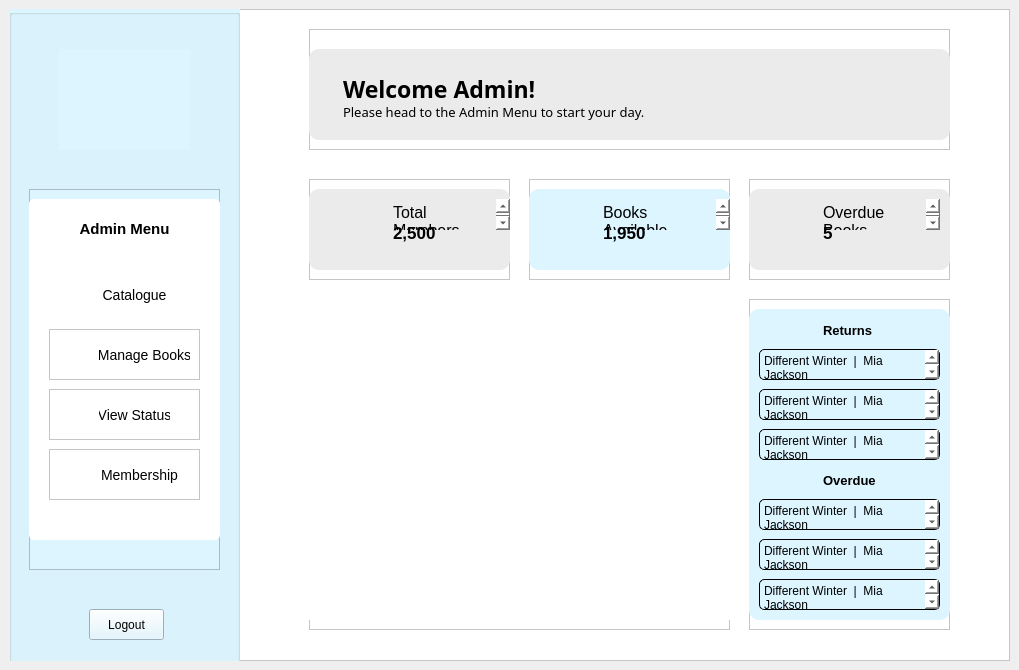
<?xml version="1.0" encoding="UTF-8"?>
<ui version="4.0">
 <class>AdminHome</class>
 <widget class="QMainWindow" name="AdminHome">
  <property name="geometry">
   <rect>
    <x>0</x>
    <y>0</y>
    <width>1019</width>
    <height>670</height>
   </rect>
  </property>
  <property name="windowTitle">
   <string>MainWindow</string>
  </property>
  <widget class="QWidget" name="centralwidget">
   <layout class="QVBoxLayout" name="verticalLayout">
    <item>
     <widget class="QFrame" name="frame">
      <property name="styleSheet">
       <string notr="true">background: white;</string>
      </property>
      <property name="frameShape">
       <enum>QFrame::StyledPanel</enum>
      </property>
      <property name="frameShadow">
       <enum>QFrame::Raised</enum>
      </property>
      <widget class="QGroupBox" name="menuPanel">
       <property name="geometry">
        <rect>
         <x>0</x>
         <y>0</y>
         <width>231</width>
         <height>671</height>
        </rect>
       </property>
       <property name="styleSheet">
        <string notr="true">background: rgb(220, 245, 255);</string>
       </property>
       <property name="title">
        <string/>
       </property>
       <widget class="QLabel" name="logo">
        <property name="geometry">
         <rect>
          <x>50</x>
          <y>40</y>
          <width>131</width>
          <height>101</height>
         </rect>
        </property>
        <property name="text">
         <string/>
        </property>
        <property name="pixmap">
         <pixmap resource="Resources.qrc">:/images/logo.png</pixmap>
        </property>
        <property name="scaledContents">
         <bool>true</bool>
        </property>
       </widget>
       <widget class="QPushButton" name="pushButton">
        <property name="geometry">
         <rect>
          <x>80</x>
          <y>600</y>
          <width>75</width>
          <height>31</height>
         </rect>
        </property>
        <property name="styleSheet">
         <string notr="true">QPushButton:hover {
	color: rgb(106, 146, 255);
}</string>
        </property>
        <property name="text">
         <string>Logout</string>
        </property>
       </widget>
       <widget class="QFrame" name="menu">
        <property name="geometry">
         <rect>
          <x>20</x>
          <y>180</y>
          <width>191</width>
          <height>381</height>
         </rect>
        </property>
        <property name="frameShape">
         <enum>QFrame::StyledPanel</enum>
        </property>
        <property name="frameShadow">
         <enum>QFrame::Raised</enum>
        </property>
        <widget class="QListWidget" name="listWidget_2">
         <property name="geometry">
          <rect>
           <x>0</x>
           <y>10</y>
           <width>191</width>
           <height>341</height>
          </rect>
         </property>
         <property name="styleSheet">
          <string notr="true">background: white;
border-radius: 5px;</string>
         </property>
         <property name="frameShadow">
          <enum>QFrame::Raised</enum>
         </property>
        </widget>
        <widget class="QFrame" name="catalogue_1">
         <property name="geometry">
          <rect>
           <x>20</x>
           <y>80</y>
           <width>151</width>
           <height>51</height>
          </rect>
         </property>
         <property name="styleSheet">
          <string notr="true">background: white;
border-radius: 5px;</string>
         </property>
         <property name="frameShape">
          <enum>QFrame::StyledPanel</enum>
         </property>
         <property name="frameShadow">
          <enum>QFrame::Raised</enum>
         </property>
         <widget class="QLabel" name="label_5">
          <property name="geometry">
           <rect>
            <x>10</x>
            <y>10</y>
            <width>31</width>
            <height>31</height>
           </rect>
          </property>
          <property name="text">
           <string/>
          </property>
          <property name="pixmap">
           <pixmap resource="Resources.qrc">:/images/Icons/books.png</pixmap>
          </property>
          <property name="scaledContents">
           <bool>true</bool>
          </property>
         </widget>
         <widget class="QPushButton" name="catalogue">
          <property name="geometry">
           <rect>
            <x>50</x>
            <y>10</y>
            <width>71</width>
            <height>31</height>
           </rect>
          </property>
          <property name="styleSheet">
           <string notr="true">QPushButton {
background: transparent;
font-size: 14px;
border: none;
}

QPushButton:hover {
	color: rgb(124, 204, 241);
}</string>
          </property>
          <property name="text">
           <string>Catalogue</string>
          </property>
          <property name="autoDefault">
           <bool>false</bool>
          </property>
         </widget>
        </widget>
        <widget class="QFrame" name="manageBooks_1">
         <property name="geometry">
          <rect>
           <x>20</x>
           <y>140</y>
           <width>151</width>
           <height>51</height>
          </rect>
         </property>
         <property name="styleSheet">
          <string notr="true">background: white;</string>
         </property>
         <property name="frameShape">
          <enum>QFrame::StyledPanel</enum>
         </property>
         <property name="frameShadow">
          <enum>QFrame::Raised</enum>
         </property>
         <widget class="QLabel" name="label_6">
          <property name="geometry">
           <rect>
            <x>10</x>
            <y>10</y>
            <width>31</width>
            <height>31</height>
           </rect>
          </property>
          <property name="text">
           <string/>
          </property>
          <property name="pixmap">
           <pixmap resource="Resources.qrc">:/images/Icons/book.png</pixmap>
          </property>
          <property name="scaledContents">
           <bool>true</bool>
          </property>
         </widget>
         <widget class="QPushButton" name="manageBooks">
          <property name="geometry">
           <rect>
            <x>50</x>
            <y>10</y>
            <width>91</width>
            <height>31</height>
           </rect>
          </property>
          <property name="styleSheet">
           <string notr="true">QPushButton {
background: transparent;
font-size: 14px;
border: none;
}

QPushButton:hover {
	color: rgb(124, 204, 241);
}</string>
          </property>
          <property name="text">
           <string>Manage Books</string>
          </property>
         </widget>
        </widget>
        <widget class="QFrame" name="status_1">
         <property name="geometry">
          <rect>
           <x>20</x>
           <y>200</y>
           <width>151</width>
           <height>51</height>
          </rect>
         </property>
         <property name="styleSheet">
          <string notr="true">background: white;</string>
         </property>
         <property name="frameShape">
          <enum>QFrame::StyledPanel</enum>
         </property>
         <property name="frameShadow">
          <enum>QFrame::Raised</enum>
         </property>
         <widget class="QLabel" name="label_7">
          <property name="geometry">
           <rect>
            <x>10</x>
            <y>10</y>
            <width>31</width>
            <height>31</height>
           </rect>
          </property>
          <property name="text">
           <string/>
          </property>
          <property name="pixmap">
           <pixmap resource="Resources.qrc">:/images/Icons/status.png</pixmap>
          </property>
          <property name="scaledContents">
           <bool>true</bool>
          </property>
         </widget>
         <widget class="QPushButton" name="status">
          <property name="geometry">
           <rect>
            <x>50</x>
            <y>10</y>
            <width>71</width>
            <height>31</height>
           </rect>
          </property>
          <property name="styleSheet">
           <string notr="true">QPushButton {
background: transparent;
font-size: 14px;
border: none;
}

QPushButton:hover {
	color: rgb(124, 204, 241);
}</string>
          </property>
          <property name="text">
           <string>View Status</string>
          </property>
         </widget>
        </widget>
        <widget class="QFrame" name="membership_1">
         <property name="geometry">
          <rect>
           <x>20</x>
           <y>260</y>
           <width>151</width>
           <height>51</height>
          </rect>
         </property>
         <property name="styleSheet">
          <string notr="true">background: white;</string>
         </property>
         <property name="frameShape">
          <enum>QFrame::StyledPanel</enum>
         </property>
         <property name="frameShadow">
          <enum>QFrame::Raised</enum>
         </property>
         <widget class="QLabel" name="label_8">
          <property name="geometry">
           <rect>
            <x>10</x>
            <y>10</y>
            <width>31</width>
            <height>31</height>
           </rect>
          </property>
          <property name="text">
           <string/>
          </property>
          <property name="pixmap">
           <pixmap resource="Resources.qrc">:/images/Icons/user.png</pixmap>
          </property>
          <property name="scaledContents">
           <bool>true</bool>
          </property>
         </widget>
         <widget class="QPushButton" name="membership">
          <property name="geometry">
           <rect>
            <x>50</x>
            <y>10</y>
            <width>81</width>
            <height>31</height>
           </rect>
          </property>
          <property name="styleSheet">
           <string notr="true">QPushButton {
background: transparent;
font-size: 14px;
border: none;
}

QPushButton:hover {
	color: rgb(124, 204, 241);
}</string>
          </property>
          <property name="text">
           <string>Membership</string>
          </property>
         </widget>
        </widget>
        <widget class="QLabel" name="label_9">
         <property name="geometry">
          <rect>
           <x>0</x>
           <y>30</y>
           <width>191</width>
           <height>20</height>
          </rect>
         </property>
         <property name="layoutDirection">
          <enum>Qt::LeftToRight</enum>
         </property>
         <property name="styleSheet">
          <string notr="true">font-weight: bold;
background: white;
font-size: 15px;
</string>
         </property>
         <property name="text">
          <string>Admin Menu</string>
         </property>
         <property name="alignment">
          <set>Qt::AlignCenter</set>
         </property>
        </widget>
       </widget>
      </widget>
      <widget class="QFrame" name="heading">
       <property name="geometry">
        <rect>
         <x>300</x>
         <y>20</y>
         <width>641</width>
         <height>121</height>
        </rect>
       </property>
       <property name="frameShape">
        <enum>QFrame::StyledPanel</enum>
       </property>
       <property name="frameShadow">
        <enum>QFrame::Raised</enum>
       </property>
       <widget class="QPlainTextEdit" name="plainTextEdit_2">
        <property name="geometry">
         <rect>
          <x>0</x>
          <y>20</y>
          <width>641</width>
          <height>91</height>
         </rect>
        </property>
        <property name="styleSheet">
         <string notr="true">background: rgb(235, 235, 235);
border-radius: 10px;</string>
        </property>
        <property name="frameShadow">
         <enum>QFrame::Raised</enum>
        </property>
        <property name="plainText">
         <string/>
        </property>
       </widget>
       <widget class="QPlainTextEdit" name="plainTextEdit_3">
        <property name="geometry">
         <rect>
          <x>30</x>
          <y>40</y>
          <width>411</width>
          <height>41</height>
         </rect>
        </property>
        <property name="styleSheet">
         <string notr="true">font-family: Baloo 2;
font-weight: bold;
font-size: 23px;
background: transparent;</string>
        </property>
        <property name="frameShape">
         <enum>QFrame::NoFrame</enum>
        </property>
        <property name="plainText">
         <string>Welcome Admin!</string>
        </property>
       </widget>
       <widget class="QPlainTextEdit" name="plainTextEdit_4">
        <property name="geometry">
         <rect>
          <x>30</x>
          <y>70</y>
          <width>411</width>
          <height>31</height>
         </rect>
        </property>
        <property name="styleSheet">
         <string notr="true">background: transparent;
font-family: Baloo 2;
font-size: 13px;</string>
        </property>
        <property name="frameShape">
         <enum>QFrame::NoFrame</enum>
        </property>
        <property name="plainText">
         <string>Please head to the Admin Menu to start your day.</string>
        </property>
       </widget>
      </widget>
      <widget class="QFrame" name="frame_2">
       <property name="geometry">
        <rect>
         <x>300</x>
         <y>170</y>
         <width>201</width>
         <height>101</height>
        </rect>
       </property>
       <property name="frameShape">
        <enum>QFrame::StyledPanel</enum>
       </property>
       <property name="frameShadow">
        <enum>QFrame::Raised</enum>
       </property>
       <widget class="QPlainTextEdit" name="plainTextEdit_7">
        <property name="geometry">
         <rect>
          <x>0</x>
          <y>10</y>
          <width>201</width>
          <height>81</height>
         </rect>
        </property>
        <property name="styleSheet">
         <string notr="true">background: rgb(235, 235, 235);
border-radius: 10px;</string>
        </property>
        <property name="frameShadow">
         <enum>QFrame::Raised</enum>
        </property>
        <property name="plainText">
         <string/>
        </property>
       </widget>
       <widget class="QLabel" name="label">
        <property name="geometry">
         <rect>
          <x>20</x>
          <y>30</y>
          <width>41</width>
          <height>41</height>
         </rect>
        </property>
        <property name="styleSheet">
         <string notr="true">background: transparent;</string>
        </property>
        <property name="text">
         <string/>
        </property>
        <property name="pixmap">
         <pixmap resource="Resources.qrc">:/images/Icons/users.png</pixmap>
        </property>
        <property name="scaledContents">
         <bool>true</bool>
        </property>
        <property name="alignment">
         <set>Qt::AlignCenter</set>
        </property>
        <property name="textInteractionFlags">
         <set>Qt::NoTextInteraction</set>
        </property>
       </widget>
       <widget class="QPlainTextEdit" name="plainTextEdit_5">
        <property name="geometry">
         <rect>
          <x>80</x>
          <y>20</y>
          <width>121</width>
          <height>31</height>
         </rect>
        </property>
        <property name="styleSheet">
         <string notr="true">background: transparent;
font-size: 12pt;</string>
        </property>
        <property name="frameShape">
         <enum>QFrame::NoFrame</enum>
        </property>
        <property name="plainText">
         <string>Total Members</string>
        </property>
       </widget>
       <widget class="QPlainTextEdit" name="plainTextEdit">
        <property name="geometry">
         <rect>
          <x>80</x>
          <y>40</y>
          <width>61</width>
          <height>31</height>
         </rect>
        </property>
        <property name="styleSheet">
         <string notr="true">background: transparent;
font-weight: bold;
font-size: 17px;</string>
        </property>
        <property name="frameShape">
         <enum>QFrame::NoFrame</enum>
        </property>
        <property name="plainText">
         <string>2,500</string>
        </property>
       </widget>
      </widget>
      <widget class="QFrame" name="frame_3">
       <property name="geometry">
        <rect>
         <x>520</x>
         <y>170</y>
         <width>201</width>
         <height>101</height>
        </rect>
       </property>
       <property name="frameShape">
        <enum>QFrame::StyledPanel</enum>
       </property>
       <property name="frameShadow">
        <enum>QFrame::Raised</enum>
       </property>
       <widget class="QPlainTextEdit" name="plainTextEdit_8">
        <property name="geometry">
         <rect>
          <x>0</x>
          <y>10</y>
          <width>201</width>
          <height>81</height>
         </rect>
        </property>
        <property name="styleSheet">
         <string notr="true">background: rgb(220, 245, 255);
border-radius: 10px;</string>
        </property>
        <property name="frameShadow">
         <enum>QFrame::Raised</enum>
        </property>
        <property name="plainText">
         <string/>
        </property>
       </widget>
       <widget class="QLabel" name="label_2">
        <property name="geometry">
         <rect>
          <x>20</x>
          <y>30</y>
          <width>41</width>
          <height>41</height>
         </rect>
        </property>
        <property name="styleSheet">
         <string notr="true">background: transparent;</string>
        </property>
        <property name="text">
         <string/>
        </property>
        <property name="pixmap">
         <pixmap resource="Resources.qrc">:/images/Icons/book1.png</pixmap>
        </property>
        <property name="scaledContents">
         <bool>true</bool>
        </property>
        <property name="alignment">
         <set>Qt::AlignCenter</set>
        </property>
        <property name="textInteractionFlags">
         <set>Qt::NoTextInteraction</set>
        </property>
       </widget>
       <widget class="QPlainTextEdit" name="plainTextEdit_10">
        <property name="geometry">
         <rect>
          <x>70</x>
          <y>20</y>
          <width>131</width>
          <height>31</height>
         </rect>
        </property>
        <property name="styleSheet">
         <string notr="true">background: transparent;
font-size: 12pt;</string>
        </property>
        <property name="frameShape">
         <enum>QFrame::NoFrame</enum>
        </property>
        <property name="plainText">
         <string>Books Available</string>
        </property>
       </widget>
       <widget class="QPlainTextEdit" name="plainTextEdit_11">
        <property name="geometry">
         <rect>
          <x>70</x>
          <y>40</y>
          <width>61</width>
          <height>31</height>
         </rect>
        </property>
        <property name="styleSheet">
         <string notr="true">background: transparent;
font-weight: bold;
font-size: 17px;</string>
        </property>
        <property name="frameShape">
         <enum>QFrame::NoFrame</enum>
        </property>
        <property name="plainText">
         <string>1,950</string>
        </property>
       </widget>
      </widget>
      <widget class="QFrame" name="frame_4">
       <property name="geometry">
        <rect>
         <x>740</x>
         <y>170</y>
         <width>201</width>
         <height>101</height>
        </rect>
       </property>
       <property name="frameShape">
        <enum>QFrame::StyledPanel</enum>
       </property>
       <property name="frameShadow">
        <enum>QFrame::Raised</enum>
       </property>
       <widget class="QPlainTextEdit" name="plainTextEdit_9">
        <property name="geometry">
         <rect>
          <x>0</x>
          <y>10</y>
          <width>201</width>
          <height>81</height>
         </rect>
        </property>
        <property name="styleSheet">
         <string notr="true">background: rgb(235, 235, 235);
border-radius: 10px;</string>
        </property>
        <property name="frameShadow">
         <enum>QFrame::Raised</enum>
        </property>
        <property name="plainText">
         <string/>
        </property>
       </widget>
       <widget class="QLabel" name="label_3">
        <property name="geometry">
         <rect>
          <x>20</x>
          <y>30</y>
          <width>41</width>
          <height>41</height>
         </rect>
        </property>
        <property name="styleSheet">
         <string notr="true">background: transparent;</string>
        </property>
        <property name="text">
         <string/>
        </property>
        <property name="pixmap">
         <pixmap resource="Resources.qrc">:/images/Icons/warning.png</pixmap>
        </property>
        <property name="scaledContents">
         <bool>true</bool>
        </property>
        <property name="alignment">
         <set>Qt::AlignCenter</set>
        </property>
        <property name="textInteractionFlags">
         <set>Qt::NoTextInteraction</set>
        </property>
       </widget>
       <widget class="QPlainTextEdit" name="plainTextEdit_12">
        <property name="geometry">
         <rect>
          <x>70</x>
          <y>20</y>
          <width>121</width>
          <height>31</height>
         </rect>
        </property>
        <property name="styleSheet">
         <string notr="true">background: transparent;
font-size: 12pt;</string>
        </property>
        <property name="frameShape">
         <enum>QFrame::NoFrame</enum>
        </property>
        <property name="plainText">
         <string>Overdue Books</string>
        </property>
       </widget>
       <widget class="QPlainTextEdit" name="plainTextEdit_13">
        <property name="geometry">
         <rect>
          <x>70</x>
          <y>40</y>
          <width>21</width>
          <height>31</height>
         </rect>
        </property>
        <property name="styleSheet">
         <string notr="true">background: transparent;
font-weight: bold;
font-size: 17px;</string>
        </property>
        <property name="frameShape">
         <enum>QFrame::NoFrame</enum>
        </property>
        <property name="plainText">
         <string>5</string>
        </property>
       </widget>
      </widget>
      <widget class="QFrame" name="frame_5">
       <property name="geometry">
        <rect>
         <x>300</x>
         <y>300</y>
         <width>421</width>
         <height>321</height>
        </rect>
       </property>
       <property name="frameShape">
        <enum>QFrame::StyledPanel</enum>
       </property>
       <property name="frameShadow">
        <enum>QFrame::Raised</enum>
       </property>
       <widget class="QLabel" name="label_4">
        <property name="geometry">
         <rect>
          <x>0</x>
          <y>0</y>
          <width>421</width>
          <height>311</height>
         </rect>
        </property>
        <property name="styleSheet">
         <string notr="true"/>
        </property>
        <property name="text">
         <string/>
        </property>
        <property name="pixmap">
         <pixmap resource="Resources.qrc">:/images/library.jpg</pixmap>
        </property>
        <property name="scaledContents">
         <bool>true</bool>
        </property>
       </widget>
      </widget>
      <widget class="QFrame" name="frame_6">
       <property name="geometry">
        <rect>
         <x>740</x>
         <y>290</y>
         <width>201</width>
         <height>331</height>
        </rect>
       </property>
       <property name="frameShape">
        <enum>QFrame::StyledPanel</enum>
       </property>
       <property name="frameShadow">
        <enum>QFrame::Raised</enum>
       </property>
       <widget class="QPlainTextEdit" name="plainTextEdit_14">
        <property name="geometry">
         <rect>
          <x>0</x>
          <y>10</y>
          <width>201</width>
          <height>311</height>
         </rect>
        </property>
        <property name="styleSheet">
         <string notr="true">background: rgb(220, 245, 255);
border-radius: 10px;</string>
        </property>
        <property name="frameShadow">
         <enum>QFrame::Raised</enum>
        </property>
        <property name="plainText">
         <string/>
        </property>
       </widget>
       <widget class="QPlainTextEdit" name="plainTextEdit_16">
        <property name="geometry">
         <rect>
          <x>10</x>
          <y>50</y>
          <width>181</width>
          <height>31</height>
         </rect>
        </property>
        <property name="styleSheet">
         <string notr="true">border-radius: 5px;
border-style: solid;
border-width: 1px;
font-size: 12px;
background: rgb(220, 245, 255);
</string>
        </property>
        <property name="frameShape">
         <enum>QFrame::Box</enum>
        </property>
        <property name="frameShadow">
         <enum>QFrame::Plain</enum>
        </property>
        <property name="plainText">
         <string>Different Winter  |  Mia Jackson</string>
        </property>
       </widget>
       <widget class="QPlainTextEdit" name="plainTextEdit_17">
        <property name="geometry">
         <rect>
          <x>10</x>
          <y>90</y>
          <width>181</width>
          <height>31</height>
         </rect>
        </property>
        <property name="styleSheet">
         <string notr="true">border-radius: 5px;
border-style: solid;
border-width: 1px;
font-size: 12px;
background: rgb(220, 245, 255);
</string>
        </property>
        <property name="frameShape">
         <enum>QFrame::Box</enum>
        </property>
        <property name="frameShadow">
         <enum>QFrame::Plain</enum>
        </property>
        <property name="plainText">
         <string>Different Winter  |  Mia Jackson</string>
        </property>
       </widget>
       <widget class="QPlainTextEdit" name="plainTextEdit_18">
        <property name="geometry">
         <rect>
          <x>10</x>
          <y>130</y>
          <width>181</width>
          <height>31</height>
         </rect>
        </property>
        <property name="styleSheet">
         <string notr="true">border-radius: 5px;
border-style: solid;
border-width: 1px;
font-size: 12px;
background: rgb(220, 245, 255);
</string>
        </property>
        <property name="frameShape">
         <enum>QFrame::Box</enum>
        </property>
        <property name="frameShadow">
         <enum>QFrame::Plain</enum>
        </property>
        <property name="plainText">
         <string>Different Winter  |  Mia Jackson</string>
        </property>
       </widget>
       <widget class="QPlainTextEdit" name="plainTextEdit_19">
        <property name="geometry">
         <rect>
          <x>70</x>
          <y>170</y>
          <width>81</width>
          <height>31</height>
         </rect>
        </property>
        <property name="styleSheet">
         <string notr="true">background: transparent;
font-size: 10pt;
font-weight: bold;</string>
        </property>
        <property name="frameShape">
         <enum>QFrame::NoFrame</enum>
        </property>
        <property name="plainText">
         <string>Overdue</string>
        </property>
       </widget>
       <widget class="QPlainTextEdit" name="plainTextEdit_15">
        <property name="geometry">
         <rect>
          <x>70</x>
          <y>20</y>
          <width>61</width>
          <height>31</height>
         </rect>
        </property>
        <property name="styleSheet">
         <string notr="true">background: transparent;
font-size: 10pt;
font-weight: bold;</string>
        </property>
        <property name="frameShape">
         <enum>QFrame::NoFrame</enum>
        </property>
        <property name="plainText">
         <string>Returns</string>
        </property>
       </widget>
       <widget class="QPlainTextEdit" name="plainTextEdit_20">
        <property name="geometry">
         <rect>
          <x>10</x>
          <y>200</y>
          <width>181</width>
          <height>31</height>
         </rect>
        </property>
        <property name="styleSheet">
         <string notr="true">border-radius: 5px;
border-style: solid;
border-width: 1px;
font-size: 12px;
background: rgb(220, 245, 255);
</string>
        </property>
        <property name="frameShape">
         <enum>QFrame::Box</enum>
        </property>
        <property name="frameShadow">
         <enum>QFrame::Plain</enum>
        </property>
        <property name="plainText">
         <string>Different Winter  |  Mia Jackson</string>
        </property>
       </widget>
       <widget class="QPlainTextEdit" name="plainTextEdit_21">
        <property name="geometry">
         <rect>
          <x>10</x>
          <y>240</y>
          <width>181</width>
          <height>31</height>
         </rect>
        </property>
        <property name="styleSheet">
         <string notr="true">border-radius: 5px;
border-style: solid;
border-width: 1px;
font-size: 12px;
background: rgb(220, 245, 255);
</string>
        </property>
        <property name="frameShape">
         <enum>QFrame::Box</enum>
        </property>
        <property name="frameShadow">
         <enum>QFrame::Plain</enum>
        </property>
        <property name="plainText">
         <string>Different Winter  |  Mia Jackson</string>
        </property>
       </widget>
       <widget class="QPlainTextEdit" name="plainTextEdit_22">
        <property name="geometry">
         <rect>
          <x>10</x>
          <y>280</y>
          <width>181</width>
          <height>31</height>
         </rect>
        </property>
        <property name="styleSheet">
         <string notr="true">border-radius: 5px;
border-style: solid;
border-width: 1px;
font-size: 12px;
background: rgb(220, 245, 255);
</string>
        </property>
        <property name="frameShape">
         <enum>QFrame::Box</enum>
        </property>
        <property name="frameShadow">
         <enum>QFrame::Plain</enum>
        </property>
        <property name="plainText">
         <string>Different Winter  |  Mia Jackson</string>
        </property>
       </widget>
      </widget>
     </widget>
    </item>
   </layout>
  </widget>
 </widget>
 <resources>
  <include location="Resources.qrc"/>
 </resources>
 <connections/>
</ui>
